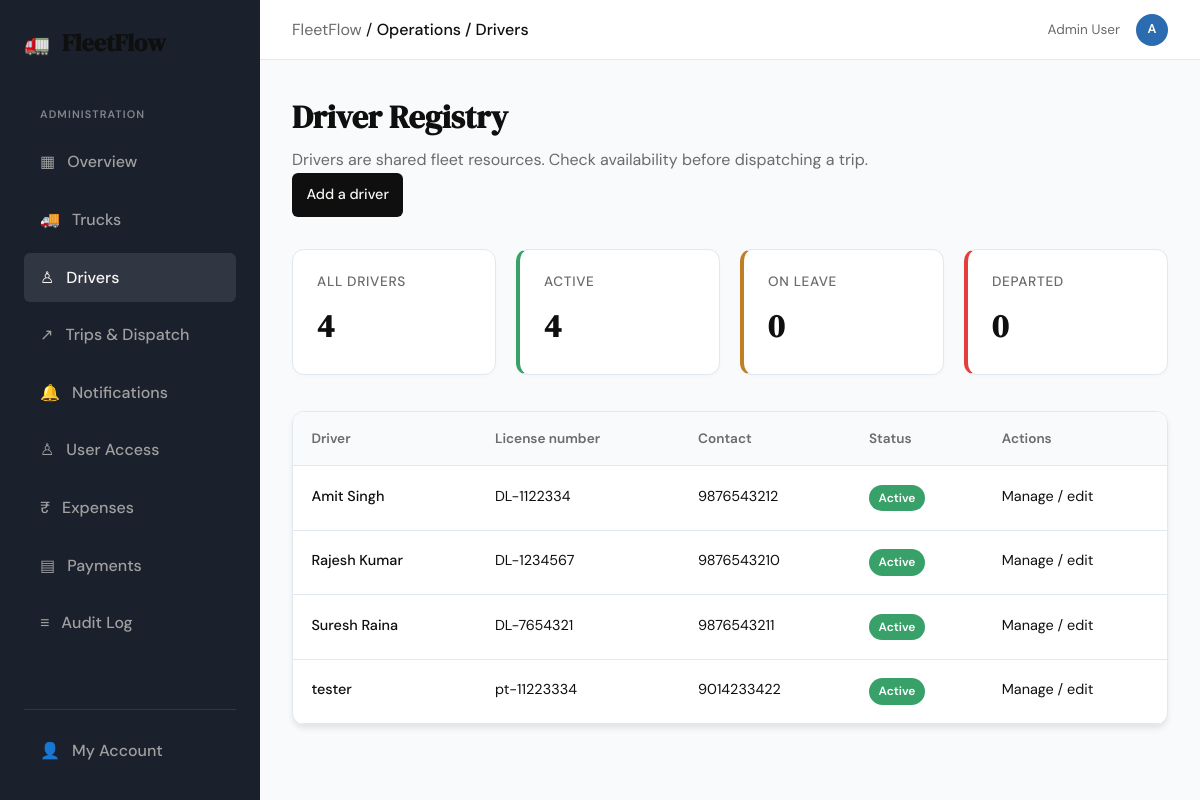
Page /drivers (signed in) on the committed database.
### tables this page shows
CREATE TABLE users (
                user_id INTEGER PRIMARY KEY AUTOINCREMENT,
                email TEXT NOT NULL UNIQUE,
                password TEXT NOT NULL,
                is_approved BOOLEAN DEFAULT 0,
                role TEXT CHECK(role IN ('Admin', 'User')) DEFAULT 'User',
                created_at DATETIME DEFAULT CURRENT_TIMESTAMP
            , full_name TEXT, is_rejected BOOLEAN NOT NULL DEFAULT 0, is_terminated BOOLEAN NOT NULL DEFAULT 0, terminated_at DATETIME, job_role TEXT NOT NULL DEFAULT 'User', requested_role TEXT NOT NULL DEFAULT 'User', driver_id INTEGER REFERENCES drivers(driver_id));

CREATE TABLE drivers (
                driver_id INTEGER PRIMARY KEY AUTOINCREMENT,
                name TEXT NOT NULL,
                license_number TEXT NOT NULL UNIQUE,
                contact_info TEXT,
                status TEXT CHECK(status IN ('Active', 'On Leave')) DEFAULT 'Active'
            , is_terminated BOOLEAN NOT NULL DEFAULT 0, terminated_at DATETIME, termination_reason TEXT, owner_user_id INTEGER REFERENCES users(user_id));

### app.py (the view)
@app.route("/drivers")
@access_required
def drivers():
    if not _is_admin_user():
        abort(403)
    session.setdefault("csrf_token", secrets.token_urlsafe(32))
    is_admin = _is_admin_user()
    conn = get_db()
    if is_admin:
        rows = conn.execute(
            "SELECT drivers.driver_id, drivers.name, drivers.license_number, "
            "drivers.contact_info, drivers.status, drivers.is_terminated, "
            "drivers.terminated_at, drivers.termination_reason "
            "FROM drivers ORDER BY name COLLATE NOCASE"
        ).fetchall()
    else:
        rows = conn.execute(
            "SELECT driver_id, name, status FROM drivers "
            "WHERE is_terminated = 0 ORDER BY name COLLATE NOCASE"
        ).fetchall()
    counts = conn.execute(
        "SELECT COUNT(*) AS total, "
        "SUM(CASE WHEN status = 'Active' AND is_terminated = 0 THEN 1 ELSE 0 END) AS active, "
        "SUM(CASE WHEN status = 'On Leave' AND is_terminated = 0 THEN 1 ELSE 0 END) AS on_leave, "
        "SUM(CASE WHEN is_terminated = 1 THEN 1 ELSE 0 END) AS terminated "
        "FROM drivers"
    ).fetchone()
    conn.close()
    return render_template(
        "drivers.html",
        drivers=rows,
        counts=counts,
        is_admin=is_admin,
        csrf_token=session["csrf_token"],
        block_content='dashboard'
    )

### app.py (called while the page is built, shortened)
def _is_admin_user():
    return bool(session.get("is_admin") or session.get("role") == "Admin")

def _record_owner_filter(alias, owner_column="owner_user_id"):
    if session.get("email", "").lower() == SUPER_ADMIN_EMAIL.lower():
        return "1 = 1", []

@app.context_processor
def inject_admin_notification_count():
    if not (session.get("is_admin") or session.get("role") == "Admin"):
        return {"admin_notification_count": 0}
    conn = get_db()
    try:
        counts = _count_admin_notifications(conn)
    finally:
        conn.close()
    return {"admin_notification_count": sum(counts.values())}

### controller/access_controller.py (called while the page is built)
    def is_authorized(self, user_id):
        user = self.db.execute(
            "SELECT is_approved, is_rejected, is_terminated FROM users WHERE user_id = ?",
            (user_id,)
        ).fetchone()
        return (
            user
            and user['is_approved'] == 1
            and not user['is_rejected']
            and not user['is_terminated']
        )

    def is_terminated(self, user_id):
        user = self.db.execute(
            "SELECT is_terminated FROM users WHERE user_id = ?", (user_id,)
        ).fetchone()
        return bool(user and user['is_terminated'])

### database/db.py (called while the page is built)
def get_db():
    conn = sqlite3.connect(DATABASE_PATH)
    conn.row_factory = sqlite3.Row
    conn.execute("PRAGMA foreign_keys = ON")
    return conn

### templates/drivers.html (shortened to what this page needs)
{% extends "base.html" %}
{% block breadcrumb %}Operations / Drivers{% endblock %}
{% block content_dashboard %}
<div class="dashboard-page">
    <div class="panel-header" style="margin-bottom: 2rem;">
        <div>
            <h1 class="dashboard-title">Driver Registry</h1>
            <p class="dashboard-subtitle">Drivers are shared fleet resources. Check availability before dispatching a trip.</p>
        </div>
        {% if is_admin %}
        <a class="btn-primary finance-action-link" href="{{ url_for('add_driver') }}">Add a driver</a>
        {% endif %}
    </div>
    <div class="stats-grid">
        <div class="stat-tile"><span class="stat-label">All Drivers</span><span class="stat-value">{{ counts.total or 0 }}</span></div>
        <div class="stat-tile" style="border-left: 4px solid var(--status-available);"><span class="stat-label">Active</span><span class="stat-value">{{ counts.active or 0 }}</span></div>
        <div class="stat-tile" style="border-left: 4px solid var(--accent-2);"><span class="stat-label">On Leave</span><span class="stat-value">{{ counts.on_leave or 0 }}</span></div>
        {% if is_admin %}<div class="stat-tile" style="border-left: 4px solid var(--status-maint);"><span class="stat-label">Departed</span><span class="stat-value">{{ counts.terminated or 0 }}</span></div>{% endif %}
    </div>
    <div class="table-container">
        <table class="fleet-table">
            <thead><tr><th>Driver</th>{% if is_admin %}<th>License number</th><th>Contact</th>{% endif %}<th>Status</th>{% if is_admin %}<th>Actions</th>{% endif %}</tr></thead>
            <tbody>
                {% for driver in drivers %}
                <tr>
                    <td style="font-weight: 500;">{{ driver.name }}</td>
                    {% if is_admin %}
                    <td>{{ driver.license_number }}</td>
                    <td>{{ driver.contact_info or '—' }}</td>
                    {% endif %}
                    <td>
                        {% if is_admin and driver.is_terminated %}
                        <span class="status-badge badge-maint">Departed</span><br>
                        <span class="expense-secondary">Since {{ driver.terminated_at }}</span>
                        {% else %}
                        <span class="status-badge {% if driver.status == 'Active' %}badge-available{% else %}badge-trip{% endif %}">{{ driver.status }}</span>
                        {% endif %}
                    </td>
                    {% if is_admin %}<td><a href="{{ url_for('edit_driver', id=driver.driver_id) }}">Manage / edit</a></td>{% endif %}
                </tr>
                {% else %}
                <tr><td colspan="{{ 5 if is_admin else 2 }}" class="user-empty-state">No drivers have been added to the registry yet.</td></tr>
                {% endfor %}
            </tbody>
        </table>
    </div>
</div>
{% endblock %}

### templates/base.html (shortened to what this page needs)
<!DOCTYPE html>
<html lang="en">
<head>
    <link rel="stylesheet" href="{{ url_for('static', filename='css/style.css') }}">
</head>
<body class="{{ 'dashboard-body' if block_content == 'dashboard' else '' }}">
    {% if block_content == 'dashboard' %}
    <div class="dashboard-layout">
        <aside class="sidebar">
            <div class="sidebar-header">
                <span class="brand-icon">🚛</span>
                <span class="brand-name">FleetFlow</span>
            </div>
            <nav class="sidebar-nav">
                {% if session.get('is_admin') or session.get('role') == 'Admin' %}
                <span class="nav-section-label">Administration</span>
                <a href="{{ url_for('admin_dashboard') }}" class="nav-item{% if request.endpoint == 'admin_dashboard' %} active{% endif %}"><span>▦</span> Overview</a>
                <a href="{{ url_for('trucks') }}" class="nav-item{% if request.endpoint in ('trucks', 'add_truck', 'edit_truck', 'delete_truck') %} active{% endif %}"><span>🚚</span> Trucks</a>
                <a href="{{ url_for('drivers') }}" class="nav-item{% if request.endpoint in ('drivers', 'add_driver', 'edit_driver', 'upload_driver_document', 'download_driver_document') %} active{% endif %}"><span>♙</span> Drivers</a>
                <a href="{{ url_for('trips') }}" class="nav-item{% if request.endpoint in ('trips', 'create_trip', 'update_trip_status', 'update_trip_freight', 'record_trip_payment') %} active{% endif %}"><span>↗</span> Trips & Dispatch</a>
                <a href="{{ url_for('admin_notifications') }}" class="nav-item{% if request.endpoint in ('admin_notifications', 'admin_notification_count') %} active{% endif %}">
                    <span>🔔</span> Notifications
                </a>
                <a href="{{ url_for('admin_users') }}" class="nav-item{% if request.endpoint in ('admin_users', 'approve_user', 'reject_user') %} active{% endif %}"><span>♙</span> User Access</a>
                <a href="{{ url_for('expenses') }}" class="nav-item{% if request.endpoint in ('expenses', 'review_expense', 'correct_expense_amount') %} active{% endif %}"><span>₹</span> Expenses</a>
                <a href="{{ url_for('payments') }}" class="nav-item{% if request.endpoint in ('payments', 'correct_payment_amount') %} active{% endif %}"><span>▤</span> Payments</a>
                <a href="{{ url_for('admin_audit') }}" class="nav-item{% if request.endpoint == 'admin_audit' %} active{% endif %}"><span>≡</span> Audit Log</a>
                {% endif %}
            </nav>
            <div class="sidebar-footer">
                <a href="{{ url_for('account') }}" class="nav-item{% if request.endpoint == 'account' %} active{% endif %}"><span>👤</span> My Account</a>
            </div>
        </aside>
        <div class="app-container">
            <nav class="top-bar">
                <div class="breadcrumbs">
                    <span style="color: var(--ink-muted);">FleetFlow</span> /
                    <span style="color: var(--ink); font-weight: 500;">{% block breadcrumb %}Dashboard{% endblock %}</span>
                </div>
                <div class="user-profile" style="display: flex; align-items: center; gap: 1rem;">
                    {% set profile_name = session.get('full_name') or session.get('email', 'Account') %}
                    <span style="font-size: 0.85rem; color: var(--ink-muted);">{{ profile_name }}</span>
                    <div aria-label="{{ profile_name }}" title="{{ profile_name }}" style="width: 32px; height: 32px; border-radius: 50%; background: var(--industry-blue); color: white; display: flex; align-items: center; justify-content: center; font-size: 0.8rem; font-weight: 600;">{{ session.get('avatar_initials') or profile_name[:1]|upper }}</div>
                </div>
            </nav>
            <main class="main-content" style="padding: 2rem;">
                {% block content_dashboard %}{% endblock %}
            </main>
        </div>
    </div>
    {% endif %}
</body>
</html>

### rows in the picture
users: full_name "Admin User"
drivers: name "Amit Singh", license_number "DL-1122334", contact_info "9876543212", status "Active"
drivers: name "Rajesh Kumar", license_number "DL-1234567", contact_info "9876543210", status "Active"
drivers: name "Suresh Raina", license_number "DL-7654321", contact_info "9876543211", status "Active"
drivers: name "tester", license_number "pt-11223334", contact_info "9014233422", status "Active"

### other values in the picture
{{ session.get('avatar_initials') or profile_name[:1]|upper }} "A"
{{ counts.total or 0 }} "4"
{{ counts.active or 0 }} "4"
{{ counts.on_leave or 0 }} "0"
{{ counts.terminated or 0 }} "0"
